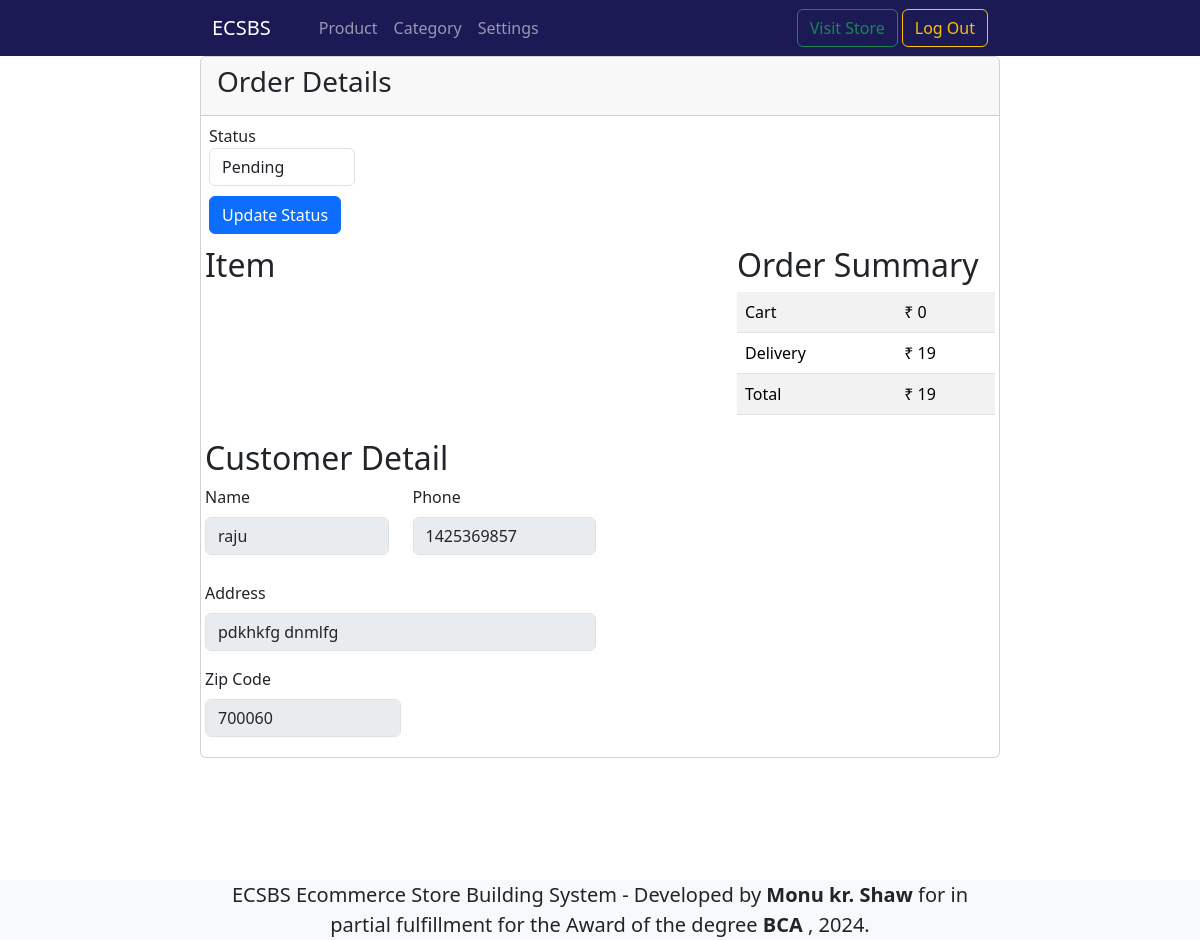
Screenshot of /seller/order.php?order=E4GUq (signed in) with the database file from the repository.
### tables this page shows
CREATE TABLE `ordertable` (
  `id` int(11) NOT NULL,
  `amount` int(11) NOT NULL,
  `customerName` varchar(255) NOT NULL,
  `customerPhone` varchar(255) NOT NULL,
  `customerAddress` varchar(255) NOT NULL,
  `customerPincode` int(11) NOT NULL,
  `date` datetime NOT NULL DEFAULT current_timestamp(),
  `sellerId` int(11) NOT NULL,
  `status` varchar(25) NOT NULL,
  `orderId` varchar(11) DEFAULT NULL
);

### seller/db.php (called while the page is built, shortened)
<?php
class dbConn{
    private $host = "sql208.epizy.com";
    private $username = "epiz_25373149";
    private $password = "UuCEpaWc4CP1BeB";
    private $dbName = "epiz_25373149_ecsbs";
    private $con_status = false ;
    public $con = '';
    public function __construct(){
        if(!$this->con_status){
        $this->con = new PDO('mysql:host='.$this->host.';dbname='.$this->dbName,$this->username, $this->password);
        $this->con_status = true;
        }else{
        }
    }
    public function read_specific($table, $query, $args_val){
        $sql = "SELECT * FROM $table WHERE $query";
        $result = $this->con->prepare($sql);
        $result->execute($args_val);
        $holdResult = $result->fetchAll(PDO::FETCH_ASSOC);
        if($result->rowCount() > '0'){
            return $holdResult;
        }else{
            return 0;
        }
    }
}
$db = new dbConn();
?>

### seller/order.php (the view, shortened to what this page needs)
<!DOCTYPE html>
<html lang="en">
<head>
    <?php include_once("top.php");?>
</head>
<body>
    <?php include_once("header.php");?>
    <?php
        include_once("db.php");
        $orders = $db->read_specific("ordertable","orderId = ?",[$_GET["order"]]);
        $total = 0;
    ?>
    <div class="col-12 col-md-10 col-lg-8 mx-auto min-vh-100">
        <div class="card">
            <div class="card-header">
                <h3>Order Details</h3>
            </div>
            <div class="d-flex flex-wrap">
                <div class="col-12 col-md-10 p-2 d-flex">
                <form action="server.php" method="post">
                    <div class="form-group">
                        <label for="status">Status</label>
                        <select class="form-control" id="status" name="status" value="<?= $orders[0]["status"]?>">
                            <option value="pending">Pending</option>
                        </select>
                    </div>
                    <button type="submit" class="btn btn-primary">Update Status</button>
                </form>
                </div>
                <div class="col-12 col-md-8 p-1 pe-3 ">
                    <div class="">
                        <h2> Item</h2>
                        <div class=" mb-3">
                            <div class="card-body">
                            </div>
                        </div>
                    </div>
                </div>
                <div class="col-12 col-md-4 p-1">
                    <div class="">
                        <h2>Order Summary</h2>
                        <table class="table table-striped">
                            <tbody>
                                <tr>
                                    <td>Cart</td>
                                    <td>₹ <?= $total?></td>
                                </tr>
                                <tr>
                                    <td>Delivery</td>
                                    <td>₹ <?= $_SESSION["login"]["deliveryCharge"]?></td>
                                </tr>
                                <tr>
                                    <td>Total</td>
                                    <td>₹ <?= $total+$_SESSION["login"]["deliveryCharge"]?></td>
                                </tr>
                            </tbody>
                        </table>
                    </div>
                </div>
                <div class="col-12 col-md-6 p-1 ">
                    <div class="">
                        <h2>Customer Detail</h2>
                            <div class="row">
                                <div class="col-md-6 mb-3">
                                    <label for="firstName" class="form-label">Name</label>
                                    <input type="text" class="form-control" id="name" placeholder="" disabled value="<?= $orders[0]["customerName"]?>">
                                </div>
                                <div class="col-md-6 mb-3">
                                    <label for="lastName" class="form-label">Phone</label>
                                    <input type="text" class="form-control" id="phone" placeholder="" disabled value="<?= $orders[0]["customerPhone"]?>">
                                </div>
                            </div>
                            <div class="mb-3">
                                <label for="address" class="form-label">Address</label>
                                <input type="text" class="form-control" id="address" placeholder="123 Main St" disabled value="<?= $orders[0]["customerAddress"]?>">
                            </div>
                            <div class="col-md-6 mb-3">
                                <label for="zip" class="form-label">Zip Code</label>
                                <input type="text" class="form-control" type="number" id="zip" maxlength="5" disabled value="<?= $orders[0]["customerPincode"]?>">
                            </div>
                    </div>
                </div>
            </div>
        </div>
    </div>
    <?php include_once("footer.php");?>
</body>
</html>

### seller/style.css (style rules this page uses)
.form-control { width: 100%; margin-bottom: 10px; }
body { font-family: "Poppins", sans-serif; }

### style.css (style rules this page uses)
.form-control { width: 100%; margin-bottom: 10px; }

### rows the page displays
ordertable: status "Pending", customerName "raju", customerPhone "1425369857", customerAddress "pdkhkfg dnmlfg", customerPincode "700060"

### other values shown
$total "0"
$_SESSION["login"]["deliveryCharge"] "19"
$total+$_SESSION["login"]["deliveryCharge"] "19"
